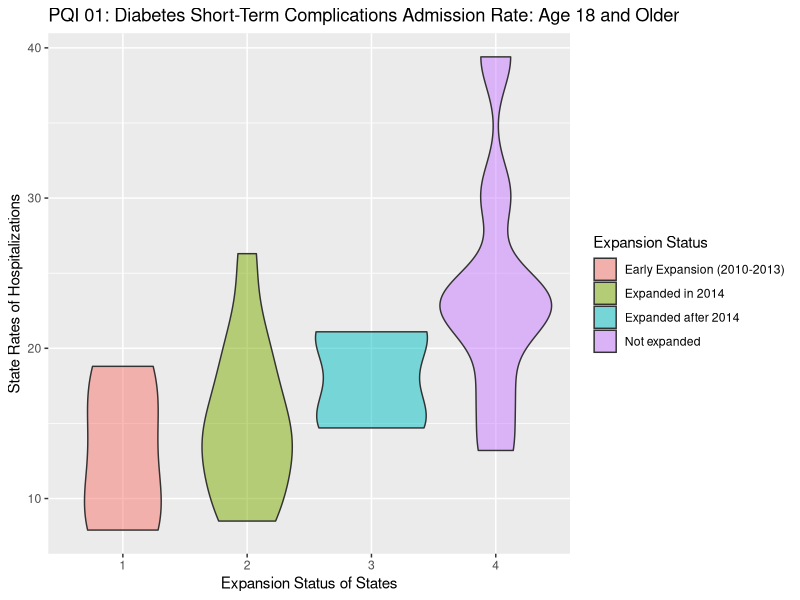
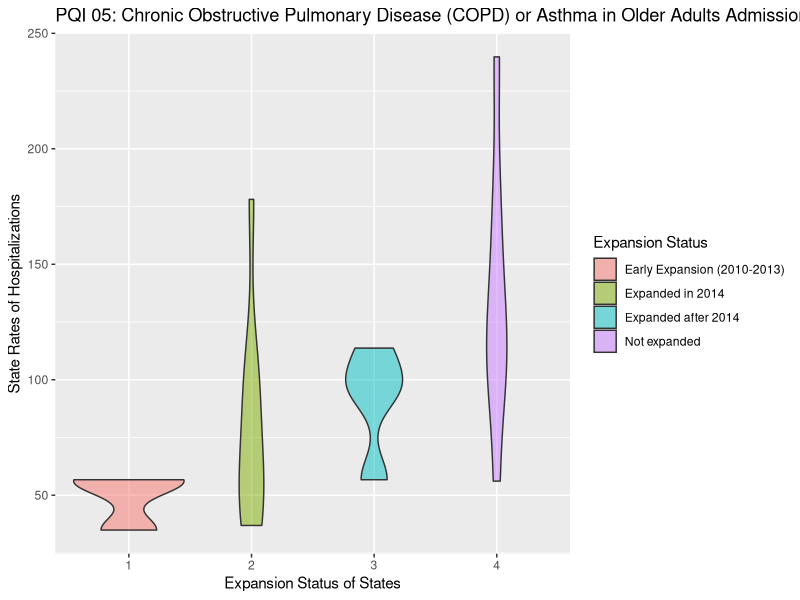
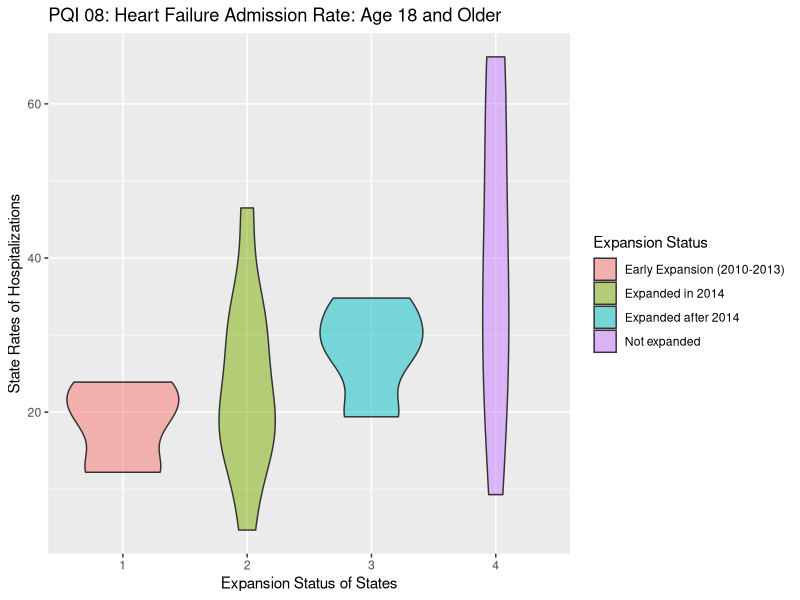
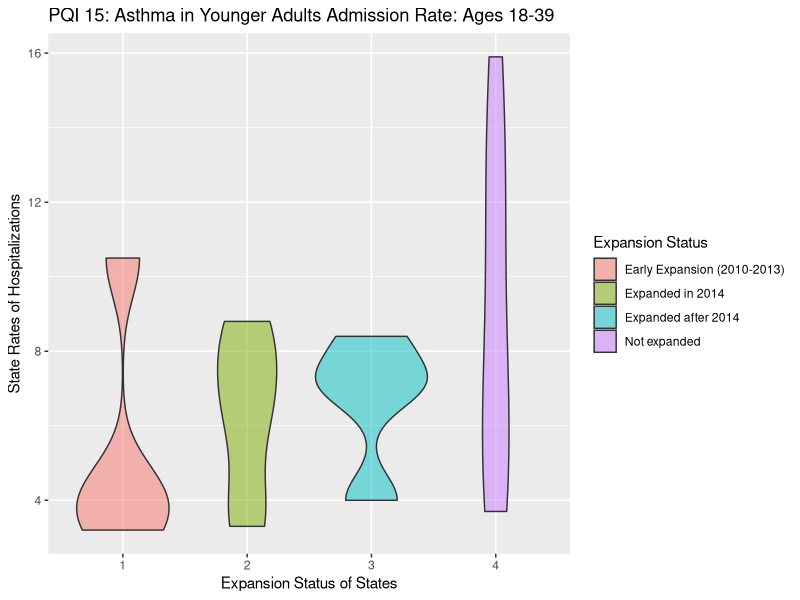

Here is the R script that generated these plots, in order:
## ---- chunk 1
knitr::opts_chunk$set(echo = TRUE)
## ---- chunk 2
library(tidyverse)
library(readxl)
library(stringr)

quality <- read_csv('data/2018_Adult_Health_Care_Quality_Measures_expansion_status.csv')
quality <- quality %>% mutate(state_rate = as.numeric(state_rate), 
                              expansion_status = as.factor(expansion_status))



## ---- chunk 3

dat <- quality %>% select(c('expansion_status', 'state', 'measure_name', 'state_rate')) %>%
                   filter(str_detect(measure_name, 'PQI.*'))

pqis = unique(dat$measure_name)


for (pqi in pqis){
    
  p <- dat %>% filter(measure_name == pqi) %>% 
            ggplot() +
            geom_violin(aes(x=expansion_status, y=state_rate, 
                            fill = expansion_status), alpha = 0.5) +
            ggtitle(pqi) +
            xlab('Expansion Status of States') + 
            ylab('State Rates of Hospitalizations') +
            scale_fill_discrete(name = 'Expansion Status', 
                                labels = c('Early Expansion (2010-2013)', 
                                           'Expanded in 2014',
                                           'Expanded after 2014',
                                           'Not expanded'))
  
  print(p)


}






